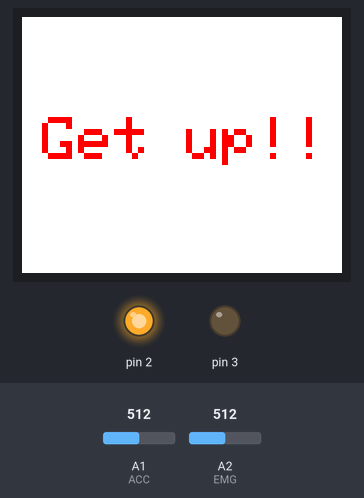
Bench run of a sketch on a simulated Arduino Uno, built with avr-gcc and run on an emulated ATmega328P. On the bench: 160×128 colour display, output pins drawn as LEDs (lit = HIGH). The test bench sets the inputs (shaded band); at power-on: A1 (ACC) = 512, A2 (EMG) = 512. What the sketch prints to the serial monitor is not drawn.

Above: at 1.4 s.
1.5 s: A1 (ACC) set to 982
5.7 s: A1 (ACC) set to 1009
At 7.6 s:
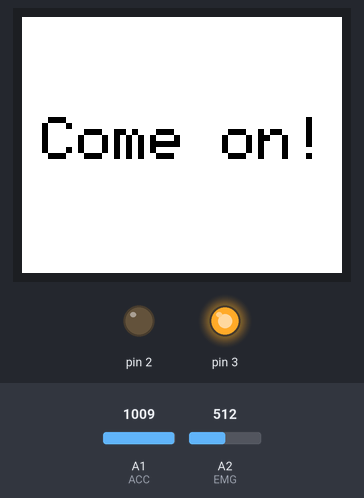
11.7 s: A1 (ACC) set to 990
At 15.2 s:
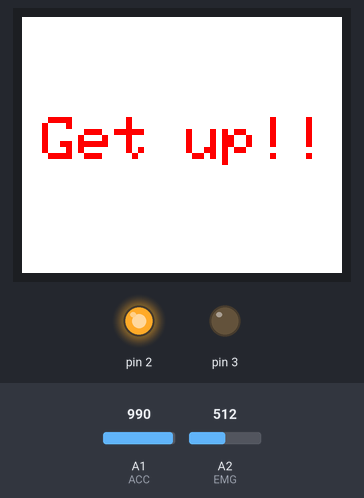
15.9 s: A1 (ACC) set to 1010
At 19.3 s:
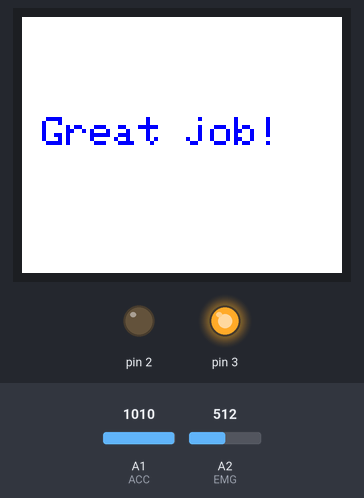
21.9 s: A2 (EMG) set to 488
At 27.3 s:
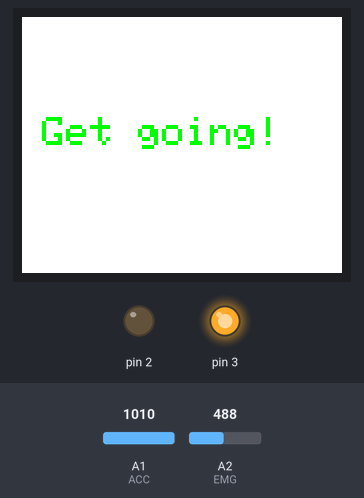
27.9 s: A2 (EMG) set to 510
At 31.3 s:
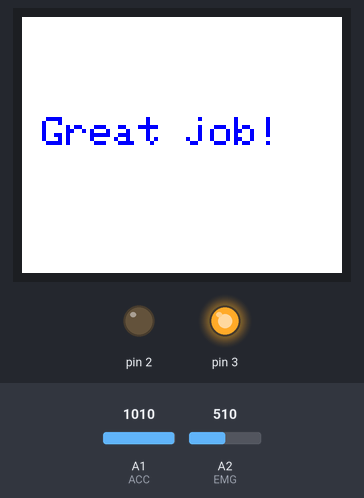
Timing chart, 0 to 32.8 s (numbered marks = the images above; inputs shaded):
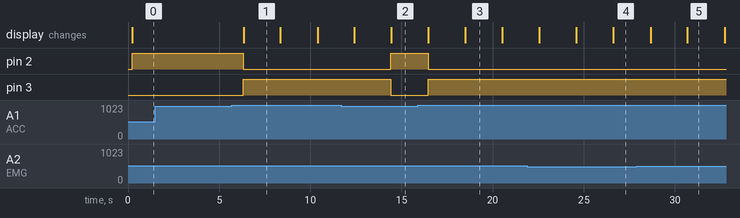

Measured:
- the behaviour switches between 999 and 1000 on A1 (ACC) (found by bisection; images 0 and 1)
- the behaviour switches between 501 and 500 on A2 (EMG) (found by bisection; images 3 and 4)
- after the input at 1.5 s, every drawn part: stays the same
- after the input at 5.7 s, pin 2: HIGH → LOW after 0.61 s; pin 3: LOW → HIGH after 0.61 s; the display: changes after 0.64 s (image 1)
- after the input at 11.7 s, pin 2: LOW → HIGH after 2.7 s; pin 3: HIGH → LOW after 2.7 s; the display: first differs from a run without the input after 2.7 s (image 2)
- after the input at 15.9 s, pin 2: HIGH → LOW after 0.56 s; pin 3: LOW → HIGH after 0.56 s; the display: first changes after 0.58 s (image 3 shows a later state)
- after the input at 21.9 s, the display: first differs from a run without the input after 4.7 s (image 4)
- after the input at 27.9 s, the display: first differs from a run without the input after 2.8 s (image 5)

The sketch:

Fitness_Motivator.ino
```cpp
#include <Adafruit_GFX.h>    // Core graphics library
#include <Adafruit_ST7735.h> // Hardware-specific library for ST7735
#include <Adafruit_ST7789.h> // Hardware-specific library for ST7789
#include <SPI.h>

// For the breakout, you can use any 2 or 3 pins
// These pins will also work for the 1.8" TFT shield
#define TFT_CS     10
#define TFT_RST    9  // you can also connect this to the Arduino reset
                       // in which case, set this #define pin to -1!
#define TFT_DC     8

// For 1.44" and 1.8" TFT with ST7735 use
Adafruit_ST7735 tft = Adafruit_ST7735(TFT_CS,  TFT_DC, TFT_RST);

//ACC and EMG variables
const int ACC = A1;
int sensorValue = 0;
const int EMG = A2;
int EMG_signal = 0;

//baseline variables
int sensorMin = 1000; //min value for movement
int EMG_threshold = 500; //threshold value for standing

void setup() {

//LED variables
pinMode(2, OUTPUT);
pinMode(3, OUTPUT);

//initialize serial comm at 115200 baud (BITalino default)
Serial.begin(115200);
Serial.print("Hello! Testing...Testing...");

// Use this initializer if you're using a 1.8" TFT
tft.initR(INITR_BLACKTAB);   // initialize a ST7735S chip, black tab
Serial.println("Initialized");

uint16_t time = millis();
tft.fillScreen(ST7735_BLACK);
time = millis() - time;

//Serial.println(time, DEC);
delay(50);
}

void loop() {

//read the signal from the ACC
sensorValue = analogRead(ACC);

//Identify ACC value
if (sensorValue < sensorMin){
  digitalWrite(2, HIGH);
  digitalWrite(3, LOW);
  digitalWrite(EMG, LOW);
  tft.fillScreen(ST7735_WHITE);
  tft.setRotation(3);
  tft.setCursor(10, 50);
  tft.setTextColor(ST7735_RED);
  tft.setTextSize(3);
  tft.print("Get up!!");
  delay(2000);

}
else {
  delay(10);
  digitalWrite(2, LOW);
  digitalWrite(3, HIGH);
  digitalWrite(EMG, HIGH);
  EMG_signal = analogRead(EMG);
  tft.fillScreen(ST7735_WHITE);
  tft.setRotation(3);
  tft.setCursor(10, 50);
  tft.setTextColor(ST7735_BLACK);
  tft.setTextSize(3);
  tft.print("Come on!");
  delay(2000);

//identify EMG value
  if (EMG_signal > EMG_threshold){
    tft.fillScreen(ST7735_WHITE);
    tft.setRotation(3);
    tft.setCursor(10, 50);
    tft.setTextColor(ST7735_BLUE);
    tft.setTextSize(2.5);
    tft.print("Great job!");
    delay(2000);

  }
  else {
    tft.fillScreen(ST7735_WHITE);
    tft.setRotation(3);
    tft.setCursor(10, 50);
    tft.setTextColor(ST7735_GREEN);
    tft.setTextSize(2.5);
    tft.print("Get going!");
    delay(2000);


  }
}


//print readings via USB to serial monitor
Serial.print(sensorValue);
Serial.print(",");
Serial.println(EMG_signal);


//wait 5 milliseconds for stability
delay(5);

}
```
